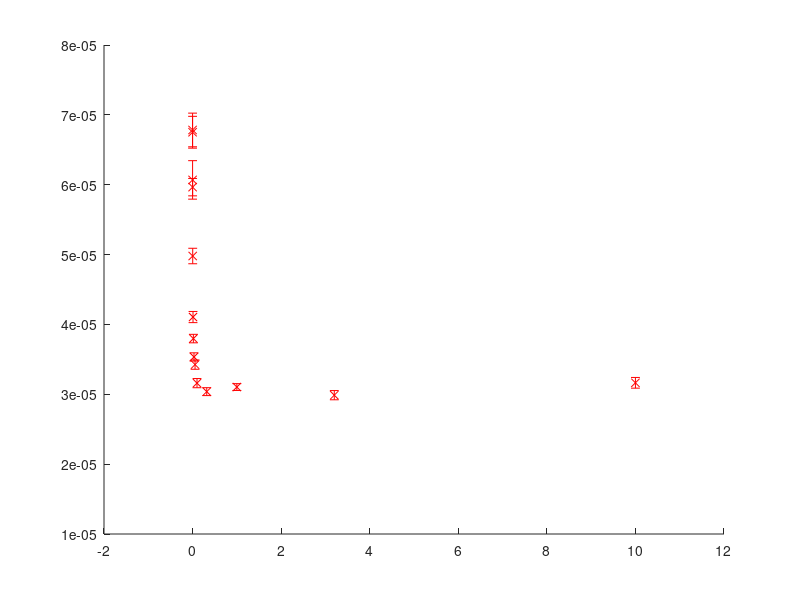

Here is the MATLAB script that generated this plot: (Note: this script raises an error after producing the figure.)
clc
clear all
close all

%% This is the analysis of the TC vs DOSE data 
%% importing data
load ('helsinki_summary_data_4_4_archive.mat','TC','std_TC','dose')
%close all

% renamng TC as TD since it is thermal diffusivity to avoid confusion 
TD=TC;
std_TD=std_TC;

clear TC std_TC


% dose(1)=0.00001;  % setting the unimplanted dose to 0
% TD(1)=6.85e-5;

% this equation was derived for the atomic fraction of vacancies
% assuming all a re poitn defects 


% need to check the valuewe used for electronic heat capacity and
% scattering time 
%Cv=1.7e-7*(6.85./TD -1);

% from the new corrected calculation

% TD=6.5e-5;
% 
te=21.4e-15; % felix calculation - get a ref 
te=22.918e-15; % same calculation with 2 terms only

te=21.929e-15; % by inverting TC expression with our unimp data



Ce=26208; % from masons paper apendix and confirmed with the other phys rev paper 
vf=9.5e5; % mason paper 
rho=19.25e3;  %online/ref in transfer  
Cp=132; % ref in transfer 
% sigmav=7.6e15; % felix supplementary
% sigmai=21.6e15; 

% sigmav=2.39e15; % felix supplementary
% sigmai=2.99e15; 


% sigmav=7.64419e15; % latest - without regel limit and with temp adjustment
% sigmai=21.64419e15;     % these two are just sigma 0 adjsuted for temp effects 


% with our calculation and new lorensz number 
sigmav=6.05e15;
sigmai=17.3e15;
% 
% 
% Cv=zeros(1,length(TD));
% 
% std_Cv= zeros(1,length(TD)); % using simple error theory 
% 
% for i=1:length(TD)
% Cv(i)=((((te*Ce*(vf)^2)/(3*rho*Cp.*TD(i)))-1))/(te*(sigmav+sigmai)-2);
% 
% std_Cv(i)=(((((te*Ce*(vf)^2)/(3*rho*Cp.*(TD(i)).^2))))/(te*(sigmav+sigmai)-2)).*std_TD(i);
% 
% end


dose(1)=0.000001; 




% this removes the unimplanted density from the other points 
% this is needed since the other implanted points in TEM etc have only the
% irradiation induced defects, not the intrinsic ones 
% for i=2:length(Cv)
%     Cv(i)=Cv(i)-Cv(1);
% end
% %

% adjsuting since 0.0001 dpa gave higher value for TC , smaller value for
% % Cv than unimp
% for i=3:length(Cv)
%     Cv(i)=Cv(i)-Cv(1);
% end
% %



  load('felix_calc_MDTEM.mat') % this has the dpa values as Xiaoo, and the estimated defect density visible and all, cirum and area


  %%  TC back calculations from defects 
 
 % taking the defect density from the required calculated value - here
 % felix's calculation ,can use my calcualtion too
%  defect_dens=felix_calc(:,1);

 % giving zero as unimp dpa and hten the values from xiaooou 

  dpa2=[1e-6 ;dpa];  % for plotting purposes wioth ref value 
  dpa2=dpa2';

  
  % getting the different defect densities 
  
  defect_dens_vis_area=[0;felix_calc(:,1)]; % adding unimplanted value and rest is from the calculated 
  defect_dens_vis_circum=[0;felix_calc(:,2)];
    defect_dens_total_area=[0;felix_calc(:,3)];
  defect_dens_total_circum=[0;felix_calc(:,4)];
    
 % just the expression from scirep 
 % for each defect density we calculate what the back calculated TC would
 % be 
 
for i=1:length(defect_dens_vis_area)
 TC_vis_area(i)= ((te*Ce*(vf)^2)/(3*rho*Cp)).*(1./(defect_dens_vis_area(i)*(te*(sigmav+sigmai)-2) +1));
 
  TC_vis_circum(i)= ((te*Ce*(vf)^2)/(3*rho*Cp)).*(1./(defect_dens_vis_circum(i)*(te*(sigmav+sigmai)-2) +1));
  
   TC_total_area(i)= ((te*Ce*(vf)^2)/(3*rho*Cp)).*(1./(defect_dens_total_area(i)*(te*(sigmav+sigmai)-2) +1));
 
   
   TC_total_circum(i)= ((te*Ce*(vf)^2)/(3*rho*Cp)).*(1./(defect_dens_total_circum(i)*(te*(sigmav+sigmai)-2) +1));
 
end


figure 

errorbar(dose,TD,std_TD,'rx','LineWidth',2,'MarkerFaceColor','b','MarkerEdgeColor','b')

xlabel('Dose (dpa)','FontSize',16)
ylabel('Thermal Diffusivity (m^{2}s^{-1}) ','FontSize',16)
grid on
set(gcf,'color','w');
set(gca,'fontsize',16);
set(gca,'xscale','log')

hold on 
plot(dpa2,TC_vis_area,'kd','MarkerFaceColor','k')
hold on
plot(dpa2,TC_vis_circum,'md','MarkerFaceColor','m')
hold on 
plot(dpa2,TC_total_area,'k^','MarkerFaceColor','k')
hold on
plot(dpa2,TC_total_circum,'m^','MarkerFaceColor','m')
xticks([1e-6 1e-4 1e-3 1e-2 1e-1 1e-0 10])
xticklabels({'Ref.','0.0001','0.001','0.01','0.1','1','10'})

axis([1e-6 10 1e-5 7.5e-5])

% adding the as received point 
hold on 
load('tungsten_plansee_as_received_1_17delay_analysis.mat','map_saw','std_saw','map_diffuse','std_diffuse','map_vel','std_vel','ph','pv','phh')

TC_as=mean(mean(map_diffuse));
std_TC_as=mean(mean(std_diffuse));
sawv_as=mean(mean(map_vel));
std_sawv_as=mean(mean(std_vel));


hold on 
errorbar(dose(1),TC_as,std_TC_as,'gx','LineWidth',2,'MarkerFaceColor','r','MarkerEdgeColor','r')


hold off
legend({'TGS measurement','TEM visible defects (Area)','TEM visible defects (Circum)','Total defects (Area)', 'Total defects (Circum)', 'As Rolled' },'Location','northwest','FontSize',12)



 